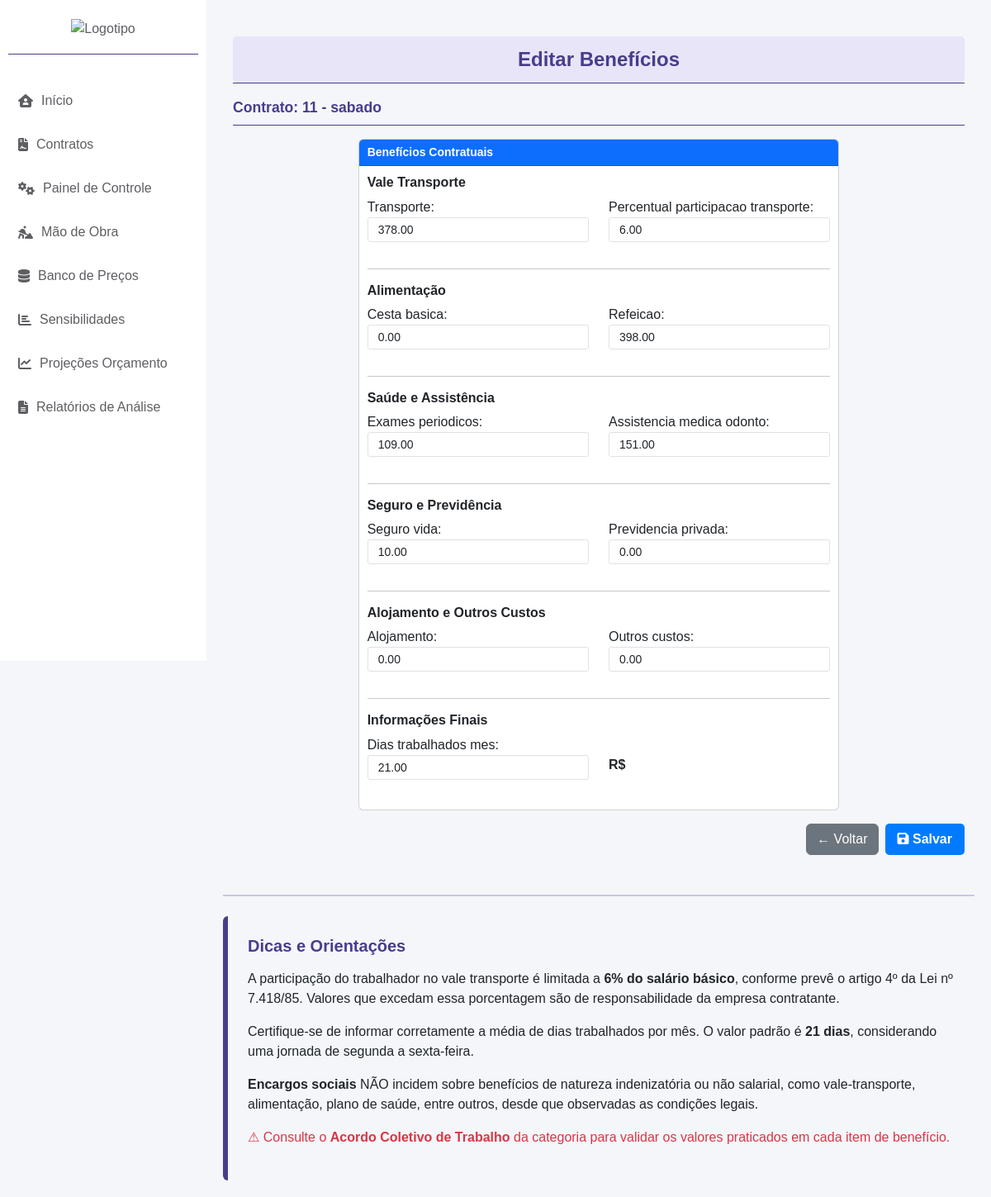
Page /mao_obra/beneficios/11/ on the committed database.
### cad_contrato/models.py (models this page shows, shortened)
class CadastroContrato(models.Model):
    ESTADOS_CHOICES = [
        ('AC', 'Acre'),
        ('AL', 'Alagoas'),
        ('AP', 'Amapá'),
        ('AM', 'Amazonas'),
        ('BA', 'Bahia'),
        ('CE', 'Ceará'),
        ('DF', 'Distrito Federal'),
        ('ES', 'Espírito Santo'),
        ('GO', 'Goiás'),
        ('MA', 'Maranhão'),
        ('MT', 'Mato Grosso'),
        ('MS', 'Mato Grosso do Sul'),
        ('MG', 'Minas Gerais'),
        ('PA', 'Pará'),
        ('PB', 'Paraíba'),
        ('PR', 'Paraná'),
        ('PE', 'Pernambuco'),
        ('PI', 'Piauí'),
        ('RJ', 'Rio de Janeiro'),
        ('RN', 'Rio Grande do Norte'),
        ('RS', 'Rio Grande do Sul'),
        ('RO', 'Rondônia'),
        ('RR', 'Roraima'),
        ('SC', 'Santa Catarina'),
        ('SP', 'São Paulo'),
        ('SE', 'Sergipe'),
        ('TO', 'Tocantins'),
    ]
    STATUS_CHOICES = [
        ('EM_LICITACAO', 'Em Licitação'),
        ('EM_RENOVACAO', 'Em Renovação'),
        ('ATIVO', 'Ativo'),
        ('ENCERRADO', 'Encerrado'),
    ]
    contrato = models.AutoField(primary_key=True)
    concessionaria = models.CharField(max_length=100, default='Equatorial')
    estado = models.CharField(max_length=2, choices=ESTADOS_CHOICES, default='GO')
    municipio = models.CharField(max_length=100, default='Goiânia')
    escopo_contrato = models.CharField(max_length=255)
    inicio_vigencia_contrato = models.DateField(default='2025-01-01')
    fim_vigencia_contrato = models.DateField(default='2029-01-01')
    versao_base = models.ForeignKey('self', null=True, blank=True, on_delete=models.PROTECT, related_name='versoes')
    numero_versao = models.IntegerField(default=0)
    descricao_alteracao = models.TextField(blank=True)
    status_contrato = models.CharField(max_length=15, choices=STATUS_CHOICES, default='EM_LICITACAO', verbose_name="Status do Contrato")
    valor_inicial = models.DecimalField(max_digits=15, decimal_places=2, default=0.00, verbose_name="Valor Inicial do Contrato")
    created_at = models.DateTimeField(auto_now_add=True)
    updated_at = models.DateTimeField(auto_now=True)
    class Meta:
        ordering = ['-created_at']

### mao_obra/models.py (models this page shows, shortened)
class BeneficiosColaborador(models.Model):
    contrato = models.ForeignKey(CadastroContrato, on_delete=models.CASCADE)  # Vínculo com o contrato
    assistencia_medica_odonto = models.DecimalField(max_digits=7, decimal_places=2, default=151.00)
    exames_periodicos = models.DecimalField(max_digits=7, decimal_places=2, default=109.00)
    refeicao = models.DecimalField(max_digits=7, decimal_places=2, default=398.00)
    cesta_basica = models.DecimalField(max_digits=7, decimal_places=2, default=0.00)
    alojamento = models.DecimalField(max_digits=7, decimal_places=2, default=0.00)
    seguro_vida = models.DecimalField(max_digits=7, decimal_places=2, default=0.00)
    previdencia_privada = models.DecimalField(max_digits=7, decimal_places=2, default=0.00)
    transporte = models.DecimalField(max_digits=7, decimal_places=2, default=278.00)
    percentual_participacao_transporte = models.DecimalField(max_digits=5, decimal_places=2, default=6.00)
    dias_trabalhados_mes = models.DecimalField(max_digits=5, decimal_places=2, default=21.00)
    outros_custos = models.DecimalField(max_digits=7, decimal_places=2, default=0.00)

### mao_obra/views.py (the view, shortened to what this page needs)
# urls.py: path('beneficios/<int:contrato_id>/', BeneficiosColaboradorUpdateView.as_view(), name='editar_beneficios'),
class BeneficiosColaboradorUpdateView(View):
    template_name = 'editar_beneficios.html'
    def get(self, request, contrato_id):
        contrato = get_object_or_404(CadastroContrato, contrato=contrato_id)
        beneficio, _ = BeneficiosColaborador.objects.get_or_create(contrato=contrato)
        form = BeneficiosColaboradorForm(instance=beneficio)
        return render(request, self.template_name, {'form': form, 'contrato': contrato})

### mao_obra/forms.py
class BeneficiosColaboradorForm(forms.ModelForm):
    class Meta:
        model = BeneficiosColaborador
        exclude = ['total', 'contrato']  # Exclui campo de chave estrangeira
        widgets = {
            field.name: forms.NumberInput(attrs={'class': 'form-control', 'step': '0.01'})
            for field in model._meta.fields
            if isinstance(field, (models.DecimalField, models.IntegerField)) and field.name not in ['total', 'contrato']
        }

### app/context_processors.py (called while the page is built)
def contrato_context(request):
    contrato_id = request.session.get('contrato_id')
    contrato = None
    if contrato_id:
        try:
            contrato = CadastroContrato.objects.get(contrato=contrato_id)
        except CadastroContrato.DoesNotExist:
            pass
    return {'contrato': contrato}

### mao_obra/templates/editar_beneficios.html (shortened to what this page needs)
{% extends 'base.html' %}
{% block content %}
<div class="container-fluid mt-4">
    <div class="header">
        Editar Benefícios
    </div>
    <p class="text-center mt-0 font-weight-bold" style="font-size: 0.8rem; border-bottom: 1px solid #483D8B;"></p>
    <p class="form-label fw-bold" style="color: #483D8B; font-size: 1.1rem;">
        Contrato: {{ contrato.contrato }} - {{ contrato.escopo_contrato }}
    </p>
    <p class="text-muted" style="font-size: 0.8rem; border-bottom: 1px solid #483D8B;"></p>
    <form method="post">
        <div class="row d-flex justify-content-center align-items-stretch mt-3">
            <div class="col-lg-8">
                <div class="card w-100 h-100">
                    <div class="card-header bg-primary text-white">
                        Benefícios Contratuais
                    </div>
                    <div class="card-body">
                        <h6 class="fw-bold">Vale Transporte</h6>
                        <div class="row">
                            <div class="col-md-6 mb-3">
                                {{ form.transporte.label_tag }} {{ form.transporte }}
                            </div>
                            <div class="col-md-6 mb-3">
                                {{ form.percentual_participacao_transporte.label_tag }} {{ form.percentual_participacao_transporte }}
                            </div>
                        </div>
                        <hr>
                        <h6 class="fw-bold">Alimentação</h6>
                        <div class="row">
                            <div class="col-md-6 mb-3">
                                {{ form.cesta_basica.label_tag }} {{ form.cesta_basica }}
                            </div>
                            <div class="col-md-6 mb-3">
                                {{ form.refeicao.label_tag }} {{ form.refeicao }}
                            </div>
                        </div>
                        <hr>
                        <h6 class="fw-bold">Saúde e Assistência</h6>
                        <div class="row">
                            <div class="col-md-6 mb-3">
                                {{ form.exames_periodicos.label_tag }} {{ form.exames_periodicos }}
                            </div>
                            <div class="col-md-6 mb-3">
                                {{ form.assistencia_medica_odonto.label_tag }} {{ form.assistencia_medica_odonto }}
                            </div>
                        </div>
                        <hr>
                        <h6 class="fw-bold">Seguro e Previdência</h6>
                        <div class="row">
                            <div class="col-md-6 mb-3">
                                {{ form.seguro_vida.label_tag }} {{ form.seguro_vida }}
                            </div>
                            <div class="col-md-6 mb-3">
                                {{ form.previdencia_privada.label_tag }} {{ form.previdencia_privada }}
                            </div>
                        </div>
                        <hr>
                        <h6 class="fw-bold">Alojamento e Outros Custos</h6>
                        <div class="row">
                            <div class="col-md-6 mb-3">
                                {{ form.alojamento.label_tag }} {{ form.alojamento }}
                            </div>
                            <div class="col-md-6 mb-3">
                                {{ form.outros_custos.label_tag }} {{ form.outros_custos }}
                            </div>
                        </div>
                        <hr>
                        <h6 class="fw-bold">Informações Finais</h6>
                        <div class="row">
                            <div class="col-md-6 mb-3">
                                {{ form.dias_trabalhados_mes.label_tag }} {{ form.dias_trabalhados_mes }}
                            </div>
                            <div class="col-md-6 mb-3">
                                <p id="total" class="fw-bold">R$ {{ form.instance.total|floatformat:2 }}</p>
                            </div>
                        </div>
                    </div>
                </div>
            </div>
        </div>
        <div class="row mt-3">
            <div class="col-md-12 d-flex justify-content-end gap-2">
                <button type="button" class="btn btn-secondary" onclick="window.history.back();">
                    ← Voltar
                </button>
                <button type="submit" id="salvar" class="btn btn-save">
                    <i class="fas fa-save"></i> Salvar
                </button>
            </div>
        </div>
    </form>
</div>
<hr class="mt-5 mb-4" style="border: 1px solid #483D8B;">
<div class="container mt-4 p-4 rounded" style="background-color: #f4f6fa; border-left: 6px solid #483D8B;">
    <h5 class="fw-bold mb-3" style="color: #483D8B;">Dicas e Orientações</h5>
    <p>
        A participação do trabalhador no vale transporte é limitada a <strong>6% do salário básico</strong>, conforme prevê o artigo 4º da Lei nº 7.418/85.
        Valores que excedam essa porcentagem são de responsabilidade da empresa contratante.
    </p>
    <p>
        Certifique-se de informar corretamente a média de dias trabalhados por mês. O valor padrão é <strong>21 dias</strong>, considerando uma jornada de segunda a sexta-feira.
    </p>
    <p>
        <strong>Encargos sociais</strong> NÃO incidem sobre benefícios de natureza indenizatória ou não salarial, como vale-transporte, alimentação, plano de saúde, entre outros, desde que observadas as condições legais.
    </p>
    <p class="text-danger">
        ⚠ Consulte o <strong>Acordo Coletivo de Trabalho</strong> da categoria para validar os valores praticados em cada item de benefício.
    </p>
</div>
{% endblock %}

### rows in the picture
CadastroContrato: contrato "11", escopo_contrato "sabado"
BeneficiosColaborador: transporte "378.00", percentual_participacao_transporte "6.00", cesta_basica "0.00", refeicao "398.00", exames_periodicos "109.00", assistencia_medica_odonto "151.00", seguro_vida "10.00", previdencia_privada "0.00", alojamento "0.00", outros_custos "0.00", dias_trabalhados_mes "21.00"
